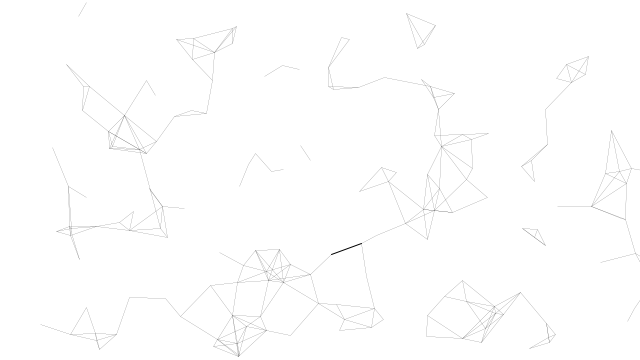
Frame 1 (no input)
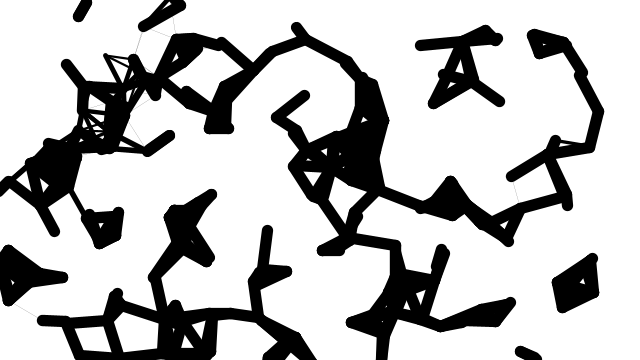
Frame 60 (the mouse pressed at the canvas centre just before this capture)
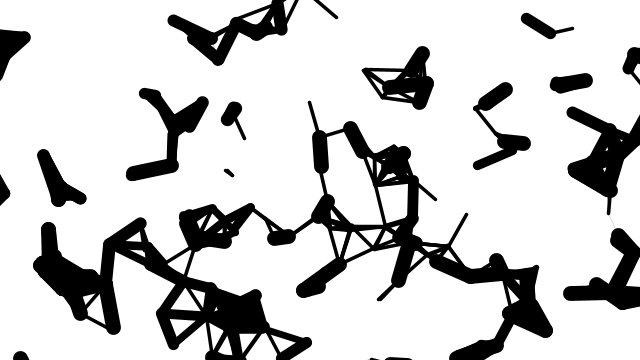
Frame 120 (the mouse held since frame 60 and released just before this capture)

The Processing sketch that drew these frames (run headless with seeded random() and noise(); from frame 60 on, the mouse is pressed at the canvas centre):

// Processing sketch: April21
// ── April21.pde
//Treedom Zhang
//Assignment due 21 April
//Special thanks to Brian!
//Original code from professor Sherwood



Rotater[] rotaters;


void setup() {
  size(640, 360);
  rotaters = new Rotater[200];
  for (int i=0; i< rotaters.length; i++) {
    float x = random(width);
    float y = random(height);
    float lineDistance = random(20, 50);
    //initiate with i for index
    rotaters[i]= new Rotater(x, y, i, lineDistance);
  }
}

void draw() {
  background(255);
  //stroke(255, 0, 0, 75);
  for (Rotater r : rotaters) {
    r.rotate();
    r.distance(rotaters);
  }
}

class Rotater {
  float centerX, centerY, x, y, angle, radius, speed, lineDistance, acceleration, direction;
  int index;
  Rotater(float _x, float _y, int i, float ld) {
    centerX= _x;
    centerY=_y;
    x=y=angle=0;
    radius=random(30, 75);
    speed = 0;
    index = i;
    lineDistance = ld;
    acceleration=0;
    //each rotater has a direction, make a coin flip initially to determine dir.
    direction=-1;
    float coinflip = random(1);
    if (coinflip>.5)
      direction=1;
   
  }

  void rotate() {
    //get cartesian coords from polar angle
    //add to center point of rotater to rotate around the actual spot
    x = cos(angle)*radius+centerX;
    y = sin(angle)*radius+centerY;
    //same as normal: vel+=acc
    speed+=acceleration;
    //angle is our pos now, mult by our direction
    angle+=speed*direction;
    //dampen it a little
    speed*=.98;
    acceleration=0;
    //rect(x, y, 2, 2);
  }

  void distance(Rotater[] rotaters) {
    //check the mouse, if close enough add some acceleration
    checkMouse();
    //check distance with all rotaters, if close enough draw line
    for (Rotater r : rotaters) {
      if (r.index != index) {
        if (dist(x, y, r.x, r.y)<lineDistance) {
          line(x, y, r.x, r.y);
          // println (r.speed);
          float weightbecauseofspeed;
          weightbecauseofspeed= map (r.speed, 0, 3, 0, 500);
          strokeWeight (weightbecauseofspeed);//  the weight of the stroke is set accoding to the speed of the rotater, becase the speed is so small so I make the difference obvious by mapping it and setting the range 0-500
        }
      }
    }
  }

  void checkMouse() {
    //if mouse is close enough give some acceleration
    if (dist(mouseX, mouseY, x, y)>200 ) {// If your mouse moves to a position and stop it, the lines around and close to your mouse will slow down and remain static as if you capture it 
      acceleration=.002;
    }
  }
}
